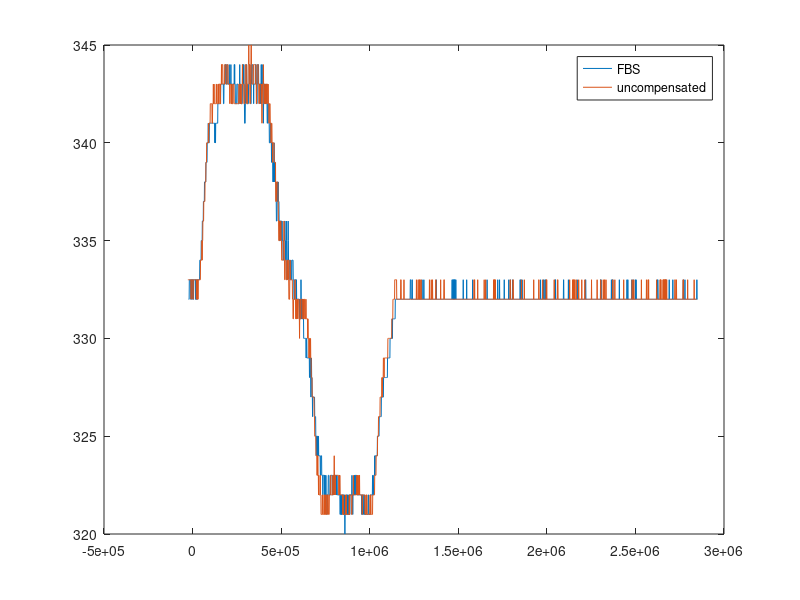

Recreate this plot in MATLAB.
LTV_FBS_data = xlsread('SWHR_Commands_Full_Motion_V600_A1500_J10000_TV_FBS_trial1.csv', 'C72:C350');
x_ref_data = xlsread('SWHR_Commands_Full_Motion_V600_A1500_J10000_uncompensated_trial1.csv', 'C72:C350');
LTV_FBS_data = LTV_FBS_data(LTV_FBS_data~=-1000);
x_ref_data = x_ref_data(x_ref_data~=-1000);
plot(LTV_FBS_data)
hold on
plot(x_ref_data)
hold off
legend("FBS","uncompensate")

%%
clear;clc;close all;
load("SWHR_Commands_Full_Motion_V600_A1500_J10000_TV_FBS_trial1.mat")
ADXL_data.t = ADXL_data.t - ADXL_data.t(find(ADXL_data.e~=0,1));
plot(ADXL_data.t,ADXL_data.y)
hold on
load("SWHR_Commands_Full_Motion_V600_A1500_J10000_uncompensated_trial1.mat")
ADXL_data.t = ADXL_data.t - ADXL_data.t(find(ADXL_data.e~=0,1));
plot(ADXL_data.t,ADXL_data.y)
hold off
legend("FBS","uncompensated")